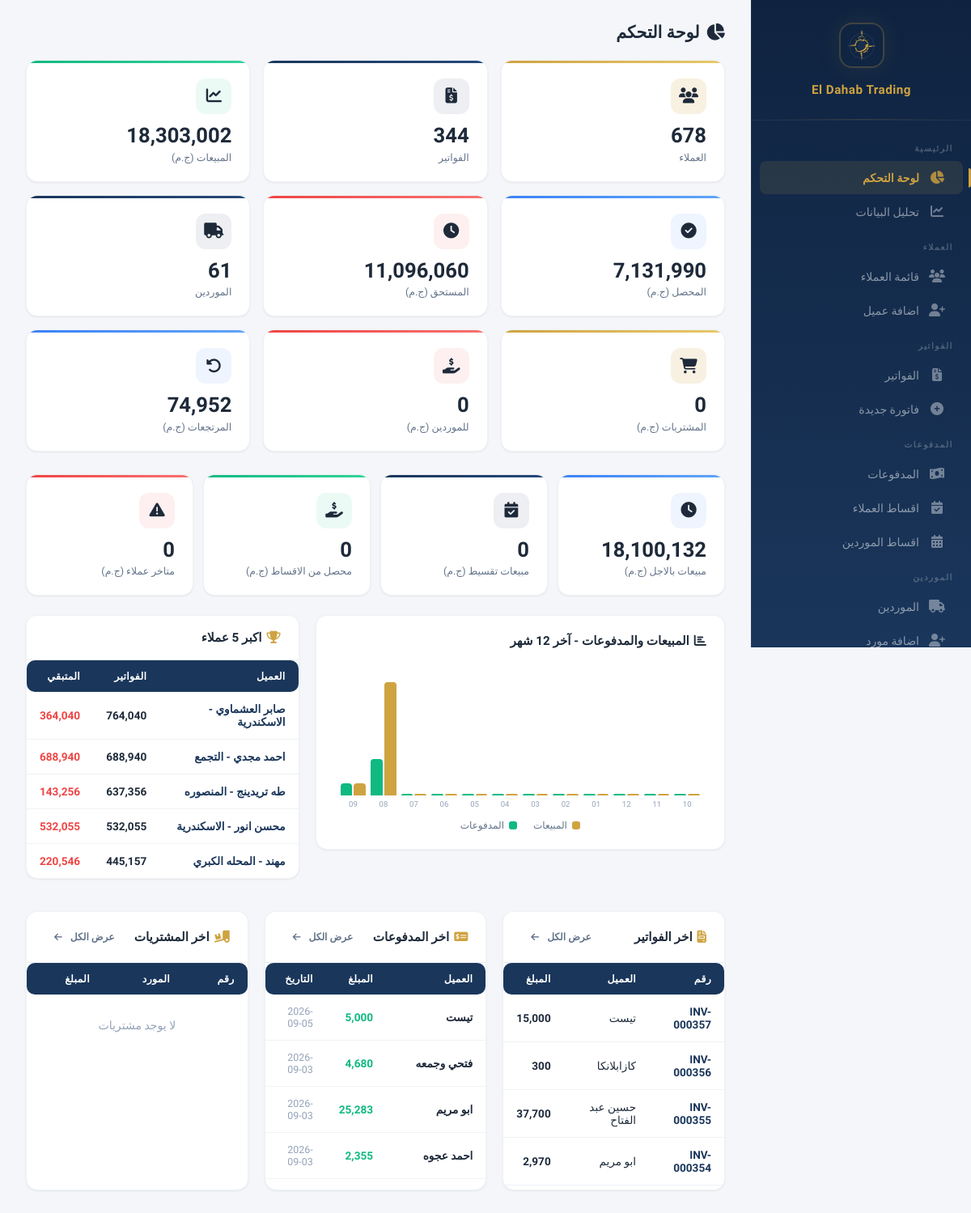
The page /dashboard (signed in) on the database as committed earlier.
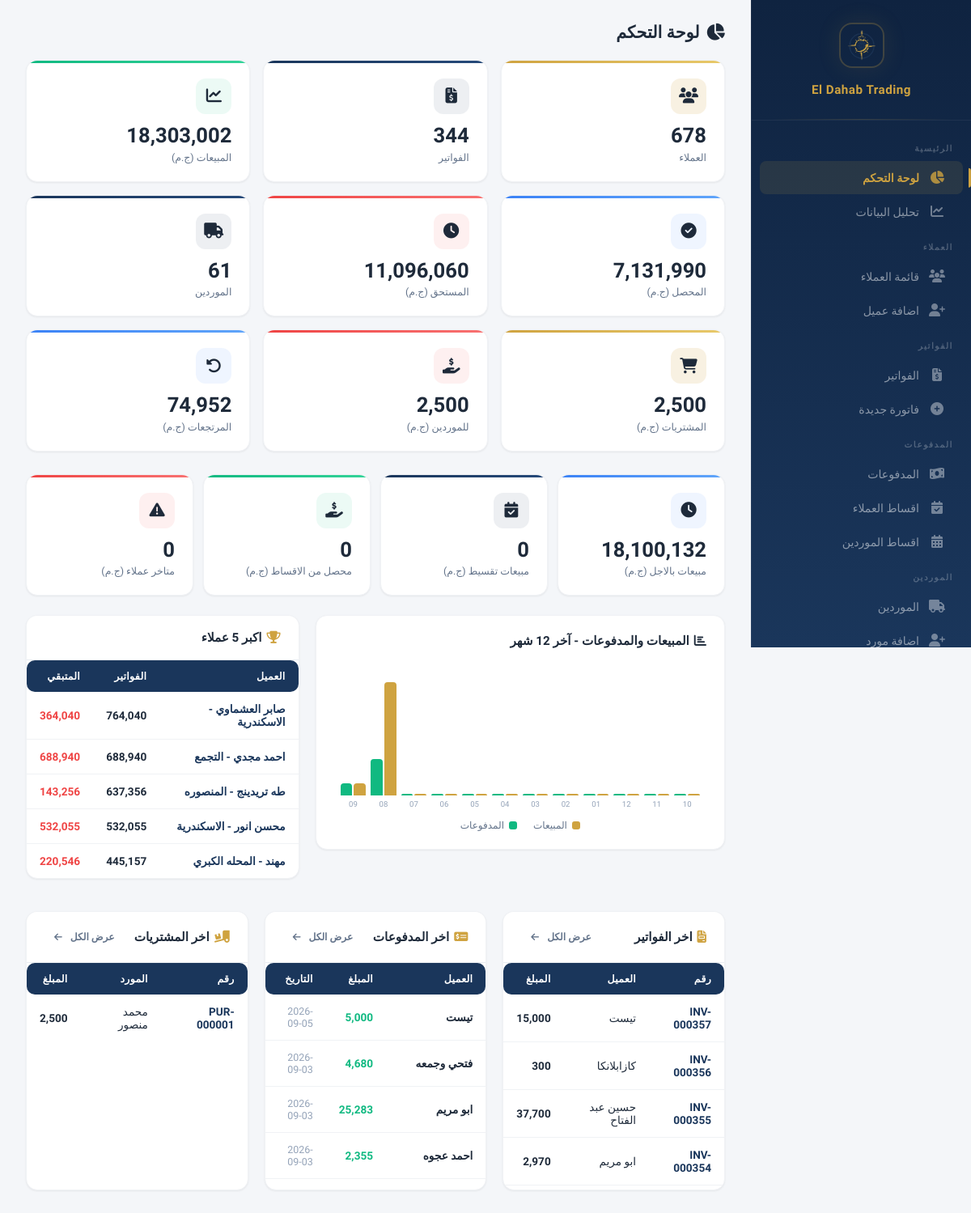
The same page on the database as committed later.
### models.py (models this page shows, shortened)
class Customer(db.Model):
    __tablename__ = 'customers'
    id = db.Column(db.Integer, primary_key=True)
    name = db.Column(db.String(200), nullable=False)
    phone = db.Column(db.String(50))
    address = db.Column(db.Text)
    account_type = db.Column(db.String(50), nullable=False, default='sales')
    notes = db.Column(db.Text)
    created_at = db.Column(db.DateTime, default=datetime.utcnow)
    invoices = db.relationship('Invoice', backref='customer', lazy=True)
    payments = db.relationship('Payment', backref='customer', lazy=True)
    returns = db.relationship('Return', backref='customer', lazy=True)
    installment_plans = db.relationship('InstallmentPlan', backref='customer', lazy=True)
    def total_invoiced(self):
        return sum((inv.total or 0) - (inv.discount or 0) for inv in self.invoices if not inv.is_returned)
    def total_paid(self):
        sum_payments = sum(p.amount for p in self.payments)
        sum_inst = sum(ip.amount for ip in InstallmentPayment.query.filter(
            InstallmentPayment.plan_id.in_([pl.id for pl in self.installment_plans])
        ).all())
        sum_inv_paid = sum(
            (inv.paid_amount or 0)
            for inv in self.invoices
            if not inv.is_returned and not inv.payments
        )
        return sum_payments + sum_inst + sum_inv_paid
    def total_returns(self):
        return sum(r.total_amount for r in self.returns)
    def balance(self):
        return self.total_invoiced() - self.total_paid() - self.total_returns()

class Invoice(db.Model):
    __tablename__ = 'invoices'
    id = db.Column(db.Integer, primary_key=True)
    invoice_number = db.Column(db.String(50), unique=True, nullable=False)
    customer_id = db.Column(db.Integer, db.ForeignKey('customers.id'), nullable=False)
    shipping_company = db.Column(db.String(200))
    total = db.Column(db.Float, default=0)
    discount = db.Column(db.Float, default=0)
    payment_type = db.Column(db.String(20), default='cash')
    paid_amount = db.Column(db.Float, default=0)
    remaining = db.Column(db.Float, default=0)
    date = db.Column(db.DateTime, default=datetime.utcnow)
    is_returned = db.Column(db.Boolean, default=False)
    show_balance = db.Column(db.Boolean, default=False)
    payment_method = db.Column(db.String(20), default='cash')
    receipt_image = db.Column(db.String(200))
    created_by = db.Column(db.Integer, db.ForeignKey('users.id'))
    creator = db.relationship('User', foreign_keys=[created_by])
    modified_by = db.Column(db.Integer, db.ForeignKey('users.id'))
    modifier = db.relationship('User', foreign_keys=[modified_by])
    previous_due = db.Column(db.Float, default=0)
    balance_after = db.Column(db.Float, default=0)
    notes = db.Column(db.Text)
    items = db.relationship('InvoiceItem', backref='invoice', lazy=True, cascade='all, delete-orphan')
    returns = db.relationship('Return', backref='invoice', lazy=True)
    payments = db.relationship('Payment', backref='invoice', lazy=True)

class Payment(db.Model):
    __tablename__ = 'payments'
    id = db.Column(db.Integer, primary_key=True)
    customer_id = db.Column(db.Integer, db.ForeignKey('customers.id'), nullable=False)
    amount = db.Column(db.Float, nullable=False)
    date = db.Column(db.DateTime, default=datetime.utcnow)
    invoice_id = db.Column(db.Integer, db.ForeignKey('invoices.id'), nullable=True)
    notes = db.Column(db.Text)
    next_payment_date = db.Column(db.Date, nullable=True)
    next_payment_amount = db.Column(db.Float, nullable=True)
    payment_method = db.Column(db.String(20), default='cash')
    receipt_image = db.Column(db.String(200))
    created_by = db.Column(db.Integer, db.ForeignKey('users.id'))
    creator = db.relationship('User', foreign_keys=[created_by])

class Purchase(db.Model):
    __tablename__ = 'purchases'
    id = db.Column(db.Integer, primary_key=True)
    purchase_number = db.Column(db.String(50), unique=True, nullable=False)
    supplier_id = db.Column(db.Integer, db.ForeignKey('suppliers.id'), nullable=False)
    total = db.Column(db.Float, default=0)
    discount = db.Column(db.Float, default=0)
    payment_type = db.Column(db.String(20), default='cash')
    payment_method = db.Column(db.String(20), default='cash')
    receipt_image = db.Column(db.String(200))
    created_by = db.Column(db.Integer, db.ForeignKey('users.id'))
    creator = db.relationship('User', foreign_keys=[created_by])
    modified_by = db.Column(db.Integer, db.ForeignKey('users.id'))
    modifier = db.relationship('User', foreign_keys=[modified_by])
    show_balance = db.Column(db.Boolean, default=False)
    paid_amount = db.Column(db.Float, default=0)
    remaining = db.Column(db.Float, default=0)
    previous_due = db.Column(db.Float, default=0)
    balance_after = db.Column(db.Float, default=0)
    date = db.Column(db.DateTime, default=datetime.utcnow)
    notes = db.Column(db.Text)
    items = db.relationship('PurchaseItem', backref='purchase', lazy=True, cascade='all, delete-orphan')
    payments = db.relationship('SupplierPayment', backref='purchase', lazy=True)
    returns = db.relationship('SupplierReturn', backref='purchase', lazy=True)

class Supplier(db.Model):
    __tablename__ = 'suppliers'
    id = db.Column(db.Integer, primary_key=True)
    name = db.Column(db.String(200), nullable=False)
    phone = db.Column(db.String(50))
    address = db.Column(db.Text)
    notes = db.Column(db.Text)
    created_at = db.Column(db.DateTime, default=datetime.utcnow)
    purchases = db.relationship('Purchase', backref='supplier', lazy=True)
    payments = db.relationship('SupplierPayment', backref='supplier', lazy=True)
    returns = db.relationship('SupplierReturn', backref='supplier', lazy=True)
    installment_plans = db.relationship('SupplierInstallmentPlan', backref='supplier', lazy=True)

### app.py (the view)
@app.route('/dashboard')
@login_required
def dashboard():
    total_customers = Customer.query.count()
    total_suppliers = Supplier.query.count()
    total_invoices = Invoice.query.filter_by(is_returned=False).count()
    total_purchases = Purchase.query.count()
    total_revenue = db.session.query(func.sum(Invoice.total)).filter_by(is_returned=False).scalar() or 0
    total_paid = db.session.query(func.sum(Payment.amount)).scalar() or 0
    total_returns_amount = db.session.query(func.sum(Return.total_amount)).scalar() or 0
    total_receivable = total_revenue - total_paid - total_returns_amount
    total_purchase_cost = db.session.query(func.sum(Purchase.total)).scalar() or 0
    total_supplier_paid = db.session.query(func.sum(SupplierPayment.amount)).scalar() or 0
    total_payable = total_purchase_cost - total_supplier_paid
    total_credit_sales = db.session.query(func.sum(Invoice.total)).filter(
        Invoice.payment_type == 'credit', Invoice.is_returned == False
    ).scalar() or 0
    total_installment_sales = db.session.query(func.sum(Invoice.total)).filter(
        Invoice.payment_type == 'installment', Invoice.is_returned == False
    ).scalar() or 0
    total_installment_paid_sales = db.session.query(func.sum(InstallmentPayment.amount)).scalar() or 0
    total_credit_purchases = db.session.query(func.sum(Purchase.total)).filter(
        Purchase.payment_type == 'credit'
    ).scalar() or 0
    total_installment_purchases = db.session.query(func.sum(Purchase.total)).filter(
        Purchase.payment_type == 'installment'
    ).scalar() or 0
    total_installment_paid_purchases = db.session.query(func.sum(SupplierInstallmentPayment.amount)).scalar() or 0
    from datetime import date as dt_date
    today = dt_date.today()
    customer_overdue = 0
    for plan in InstallmentPlan.query.filter_by(status='active').all():
        for inst in plan.installments:
            if inst.status == 'pending' and inst.due_date and inst.due_date < today:
                customer_overdue += inst.amount
    supplier_overdue = 0
    for plan in SupplierInstallmentPlan.query.filter_by(status='active').all():
        for inst in plan.installments:
            if inst.status == 'pending' and inst.due_date and inst.due_date < today:
                supplier_overdue += inst.amount
    recent_invoices = Invoice.query.order_by(Invoice.date.desc()).limit(10).all()
    recent_payments = Payment.query.order_by(Payment.date.desc()).limit(10).all()
    recent_purchases = Purchase.query.order_by(Purchase.date.desc()).limit(10).all()
    top_customers = Customer.query.all()
    top_customers.sort(key=lambda c: c.total_invoiced(), reverse=True)
    top_customers = top_customers[:5]
    monthly_data = []
    all_invoices = Invoice.query.filter_by(is_returned=False).all()
    all_payments = Payment.query.all()
    now = datetime.utcnow()
    for i in range(11, -1, -1):
        month = now.month - i
        year = now.year
        if month <= 0:
            month += 12
            year -= 1
        rev = sum(inv.total for inv in all_invoices if inv.date.year == year and inv.date.month == month)
        paid = sum(p.amount for p in all_payments if p.date.year == year and p.date.month == month)
        monthly_data.append({
            'month': f"{year}-{month:02d}",
            'revenue': rev,
            'paid': paid
        })
    max_revenue = max((m['revenue'] for m in monthly_data), default=1) or 1
    return render_template('dashboard.html',
        total_customers=total_customers,
        total_suppliers=total_suppliers,
        total_invoices=total_invoices,
        total_purchases=total_purchases,
        total_revenue=total_revenue,
        total_paid=total_paid,
        total_receivable=total_receivable,
        total_purchase_cost=total_purchase_cost,
        total_supplier_paid=total_supplier_paid,
        total_payable=total_payable,
        total_returns_amount=total_returns_amount,
        recent_invoices=recent_invoices,
        recent_payments=recent_payments,
        recent_purchases=recent_purchases,
        top_customers=top_customers,
        monthly_data=monthly_data,
        max_revenue=max_revenue,
        total_credit_sales=total_credit_sales,
        total_installment_sales=total_installment_sales,
        total_installment_paid_sales=total_installment_paid_sales,
        total_credit_purchases=total_credit_purchases,
        total_installment_purchases=total_installment_purchases,
        total_installment_paid_purchases=total_installment_paid_purchases,
        customer_overdue=customer_overdue,
        supplier_overdue=supplier_overdue,
        ACCOUNT_TYPES=ACCOUNT_TYPES
    )

### app.py (called while the page is built)
@app.context_processor
def inject_payment_methods():
    return {'PAYMENT_METHODS': PAYMENT_METHODS, 'parse_images': parse_images}

@app.before_request
def check_session_expiry():
    if 'user_id' in session and session.get('expires_at'):
        if datetime.utcnow().timestamp() > session['expires_at']:
            session.clear()
            flash('انتهت الجلسة، يرجى تسجيل الدخول مرة اخرى', 'warning')
            return redirect(url_for('login'))

@app.context_processor
def inject_user():
    if not hasattr(g, 'current_user'):
        g.current_user = db.session.get(User, session['user_id']) if 'user_id' in session else None
    return dict(current_user=g.current_user)

### models.py (called while the page is built)
    def has_permission(self, page):
        if self.is_admin:
            return True
        return any(p.page == page for p in self.permissions)

### templates/dashboard.html (shortened to what the changed rows need)
{% extends "base.html" %}
{% block content %}
<h1 style="font-size:1.3rem;font-weight:700;color:var(--text);margin-bottom:22px;">
    <i class="fas fa-chart-pie" style="margin-left:8px;"></i>لوحة التحكم
</h1>
<div class="stats-grid">
    <div class="stat-card gold">
        <div class="stat-icon"><i class="fas fa-shopping-cart"></i></div>
        <div class="stat-value">{{ "{:,.0f}".format(total_purchase_cost or 0) }}</div>
        <div class="stat-label">المشتريات (ج.م)</div>
    </div>
    <div class="stat-card red">
        <div class="stat-icon"><i class="fas fa-hand-holding-usd"></i></div>
        <div class="stat-value">{{ "{:,.0f}".format(total_payable or 0) }}</div>
        <div class="stat-label">للموردين (ج.م)</div>
    </div>
</div>
<div class="two-col-wide">
    <div class="chart-container">
        <div class="chart-bars">
            {% for m in monthly_data %}
            <div class="chart-bar-group">
                <div style="display:flex;gap:2px;align-items:flex-end;height:160px;width:100%;justify-content:center;">
                    <div class="chart-bar gold-bar" style="height:{{ (m.revenue / max_revenue * 140) if max_revenue > 0 else 0 }}px;" title="المبيعات: {{ '{:,.0f}'.format(m.revenue or 0) }}"></div>
                    <div class="chart-bar green-bar" style="height:{{ (m.paid / max_revenue * 140) if max_revenue > 0 else 0 }}px;" title="المدفوعات: {{ '{:,.0f}'.format(m.paid or 0) }}"></div>
                </div>
                <span class="chart-label">{{ m.month[5:] }}</span>
            </div>
            {% endfor %}
        </div>
    </div>
    <div class="data-card">
        <div class="data-card-body" style="padding:0;">
            <table>
                <thead><tr><th>العميل</th><th>الفواتير</th><th>المتبقي</th></tr></thead>
                <tbody>
                    {% for c in top_customers %}
                    <tr>
                        <td><a href="{{ url_for('customer_profile', customer_id=c.id) }}" style="color:var(--navy);text-decoration:none;font-weight:600;">{{ c.name }}</a></td>
                        <td style="font-weight:600;">{{ "{:,.0f}".format(c.total_invoiced() or 0) }}</td>
                        <td><span class="{% if c.balance() > 0 %}text-danger{% else %}text-success{% endif %}" style="font-weight:700;">{{ "{:,.0f}".format(c.balance() or 0) }}</span></td>
                    </tr>
                    {% endfor %}
                </tbody>
            </table>
        </div>
    </div>
</div>
<div class="three-col" style="margin-top:20px;">
    <div class="data-card">
        <div class="data-card-body" style="padding:0;max-height:280px;overflow-y:auto;">
            <table>
                <thead><tr><th>رقم</th><th>العميل</th><th>المبلغ</th></tr></thead>
                <tbody>
                    {% for inv in recent_invoices %}
                    <tr>
                        <td><a href="{{ url_for('invoice_view', invoice_id=inv.id) }}" style="color:var(--navy);text-decoration:none;font-weight:600;">{{ inv.invoice_number }}</a></td>
                        <td>{{ inv.customer.name }}</td>
                        <td style="font-weight:700;">{{ "{:,.0f}".format(inv.total or 0) }}</td>
                    </tr>
                    {% endfor %}
                </tbody>
            </table>
        </div>
    </div>
    <div class="data-card">
        <div class="data-card-body" style="padding:0;max-height:280px;overflow-y:auto;">
            <table>
                <thead><tr><th>العميل</th><th>المبلغ</th><th>التاريخ</th></tr></thead>
                <tbody>
                    {% for p in recent_payments %}
                    <tr>
                        <td style="font-weight:600;">{{ p.customer.name }}</td>
                        <td class="text-success" style="font-weight:700;">{{ "{:,.0f}".format(p.amount or 0) }}</td>
                        <td class="text-muted" style="font-size:0.78rem;">{{ p.date.strftime('%Y-%m-%d') }}</td>
                    </tr>
                    {% endfor %}
                </tbody>
            </table>
        </div>
    </div>
    <div class="data-card">
        <div class="data-card-body" style="padding:0;max-height:280px;overflow-y:auto;">
            <table>
                <thead><tr><th>رقم</th><th>المورد</th><th>المبلغ</th></tr></thead>
                <tbody>
                    {% for p in recent_purchases %}
                    <tr>
                        <td><a href="{{ url_for('purchase_view', purchase_id=p.id) }}" style="color:var(--navy);text-decoration:none;font-weight:600;">{{ p.purchase_number }}</a></td>
                        <td>{{ p.supplier.name }}</td>
                        <td style="font-weight:700;">{{ "{:,.0f}".format(p.total or 0) }}</td>
                    </tr>
                    {% endfor %}
                    {% if not recent_purchases %}
                    <tr><td colspan="3" class="empty-state" style="padding:30px"><p>لا يوجد مشتريات</p></td></tr>
                    {% endif %}
                </tbody>
            </table>
        </div>
    </div>
</div>
{% endblock %}

Rows that differ between the two databases and show on the page:
added Purchase: purchase_number "PUR-000001", supplier.name "محمد منصور", total "2,500"
Other text that changed with them:
{{ "{:,.0f}".format(total_purchase_cost or 0) }}: "0" → "2,500"
{{ "{:,.0f}".format(total_payable or 0) }}: "0" → "2,500"
text no longer shown: "لا يوجد مشتريات"
